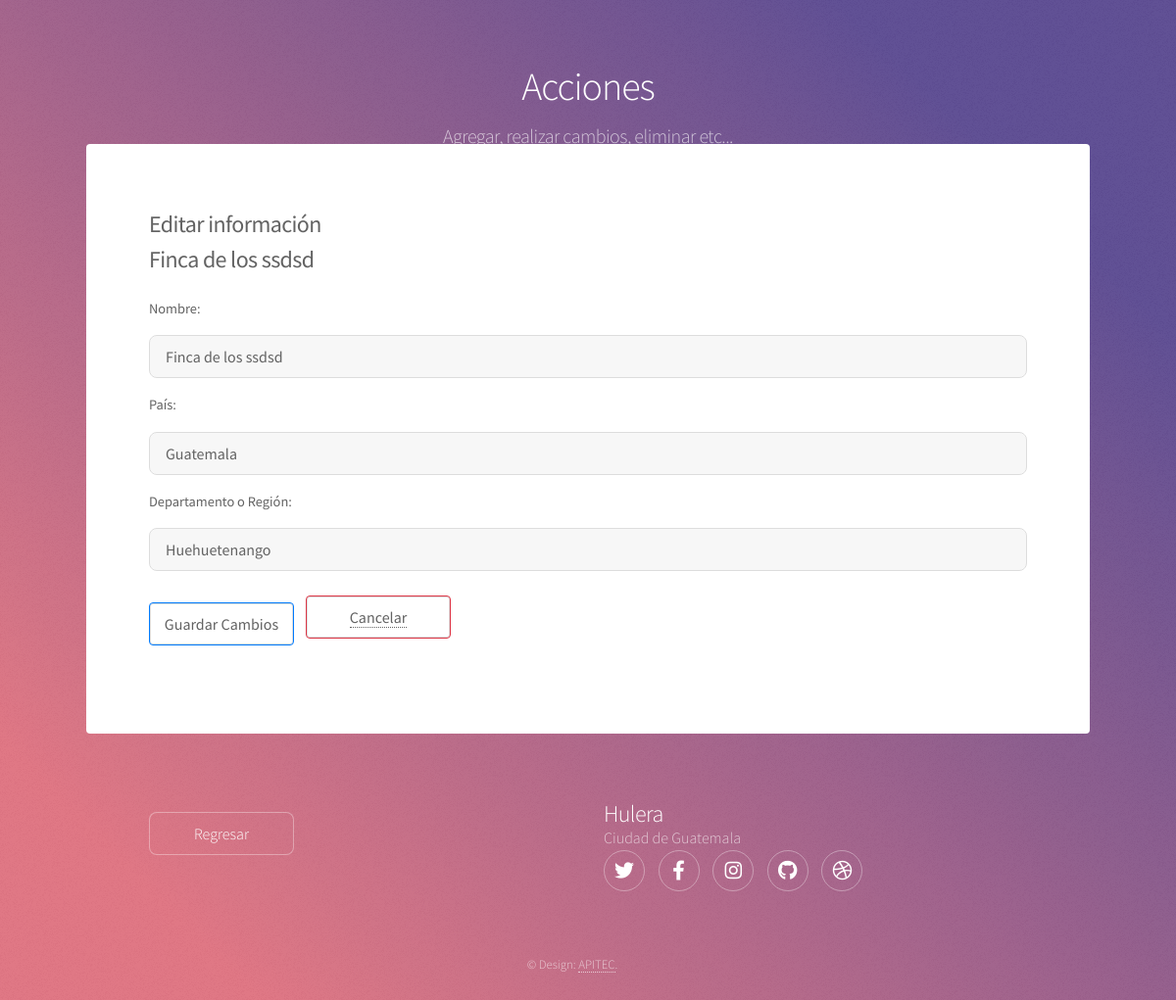
Page /estate/edit-land/3/ on the committed database.
### estate/models.py (models this page shows, shortened)
class Land(models.Model):
    name = models.CharField(max_length=100)
    country = models.CharField(max_length=100)
    region = models.CharField(max_length=100)

### estate/views.py (the view)
# urls.py: path('edit-land/<int:land_pk>/', views.edit_land, name='edit-land'),
def edit_land(request, land_pk):
    if request.method == 'POST':
        updated_land = Land.objects.get(pk=land_pk)
        updated_land.name = request.POST['name']
        updated_land.country = request.POST['country']
        updated_land.region = request.POST['region']
        updated_land.save()
        return HttpResponseRedirect(reverse('estate:actions', kwargs={'user_pk': land_pk}))
    elif request.method == 'GET':
        temlate = 'estate/edit_land.html'
        context = {
            'land': Land.objects.get(pk=land_pk),
            'user_pk': land_pk,
        }
        return render(request, temlate, context)
    return HttpResponse('No se puede atualizar')

### estate/templates/estate/edit_land.html (shortened to what this page needs)
<!DOCTYPE HTML>
{% load static %}
<html>
	<head>
        <link rel="stylesheet" href="https://stackpath.bootstrapcdn.com/bootstrap/4.3.1/css/bootstrap.min.css">
		<link rel="stylesheet" href="{% static 'assets/css/main.css' %}" />
	</head>
	<body class="is-preload">
			<div id="wrapper">
					<header id="header">
						<h1>Acciones</h1>
						<p>Agregar, realizar cambios, eliminar etc...</p>
					</header>
					<div id="main">
							<section id="content" class="main">
								<h2><strong>Editar información <br>{{ land.name }}</strong></h2>
                                <form action="{% url 'estate:edit-land' user_pk %}" method="POST">
                                  <div class="form-group">
                                    <label style="padding-top: 2em;">Nombre:</label>
                                    <input type="text" class="form-control" value="{{ land.name }}" name="name" placeholder="Nombre" required>
                                  </div>
                                  <div class="form-group">
                                    <label>País:</label>
                                    <input type="text" class="form-control" value="{{ land.country }}" name="country" placeholder="País" required>
                                  </div>
                                  <div class="form-group">
                                    <label>Departamento o Región:</label>
                                    <input type="text" class="form-control" value="{{ land.region }}" name="region" placeholder="Departamento o Región" required>
                                  </div>
                                  <button type="submit" class="btn btn-primary">Guardar Cambios</button>
                                </form>
                              <button type="submit" class="btn btn-danger" style="margin-top: -9.5em; margin-left: 10em;"><a href="{% url 'estate:actions' user_pk %}">Cancelar</a></button>
                            </section>
					</div>
					<footer id="footer">
						<section>
							<ul class="actions">
                                <br><li><a href="{% url 'estate:actions' user_pk %}" class="button" style="margin-top: 1em;">Regresar</a></li>
							</ul>
						</section>
						<section>
							<h2>Hulera</h2>
								<dd>Ciudad de Guatemala</dd>
							<ul class="icons">
								<li><a href="#" class="icon brands fa-twitter alt"><span class="label">Twitter</span></a></li>
								<li><a href="#" class="icon brands fa-facebook-f alt"><span class="label">Facebook</span></a></li>
								<li><a href="#" class="icon brands fa-instagram alt"><span class="label">Instagram</span></a></li>
								<li><a href="#" class="icon brands fa-github alt"><span class="label">GitHub</span></a></li>
								<li><a href="#" class="icon brands fa-dribbble alt"><span class="label">Dribbble</span></a></li>
							</ul>
						</section>
						<p class="copyright">&copy; Design: <a href="http://apitec.io/" target="_blank">APITEC</a>.</p>
					</footer>
			</div>
	</body>
</html>

### rows in the picture
Land: name "Finca de los ssdsd", country "Guatemala", region "Huehuetenango"
